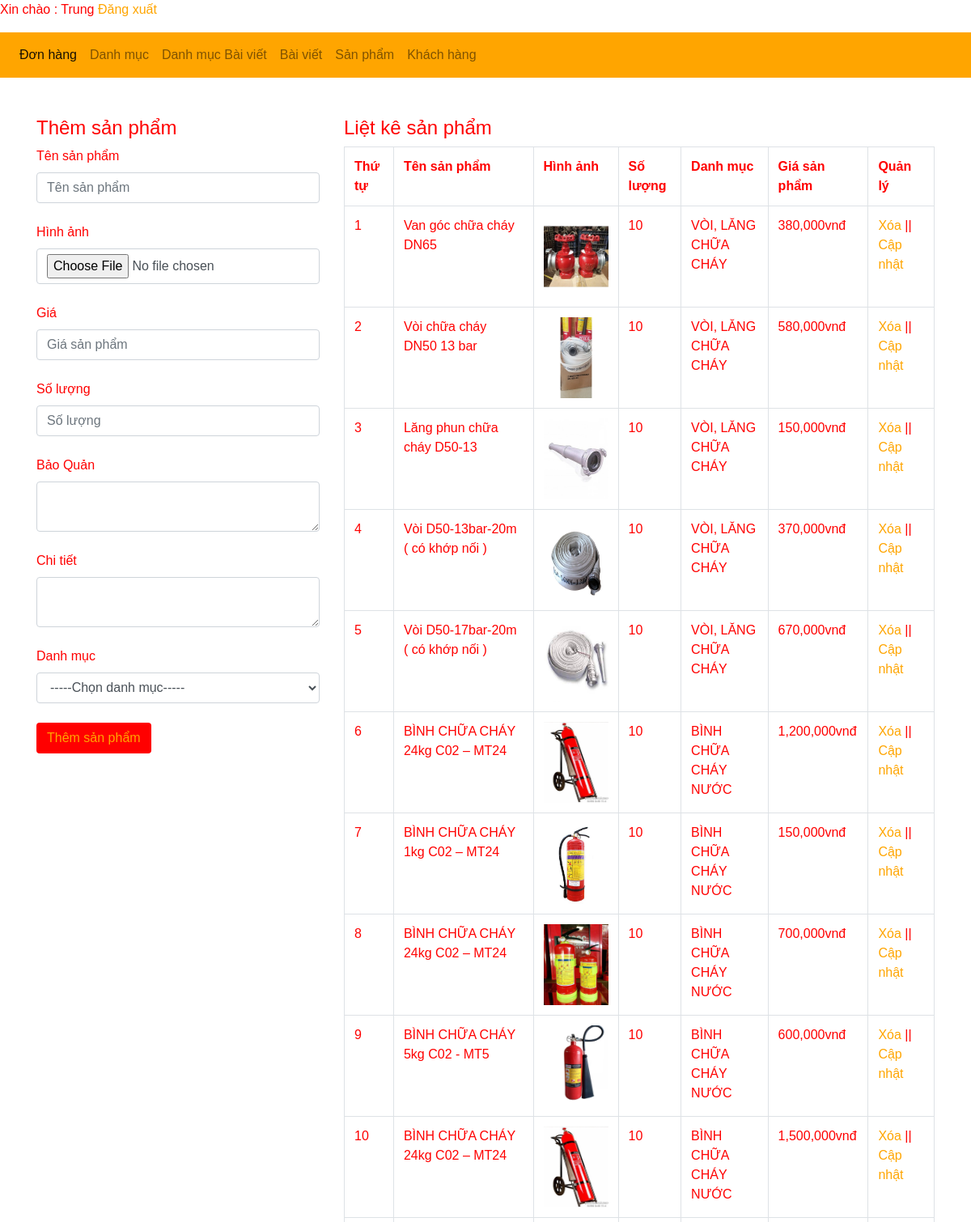
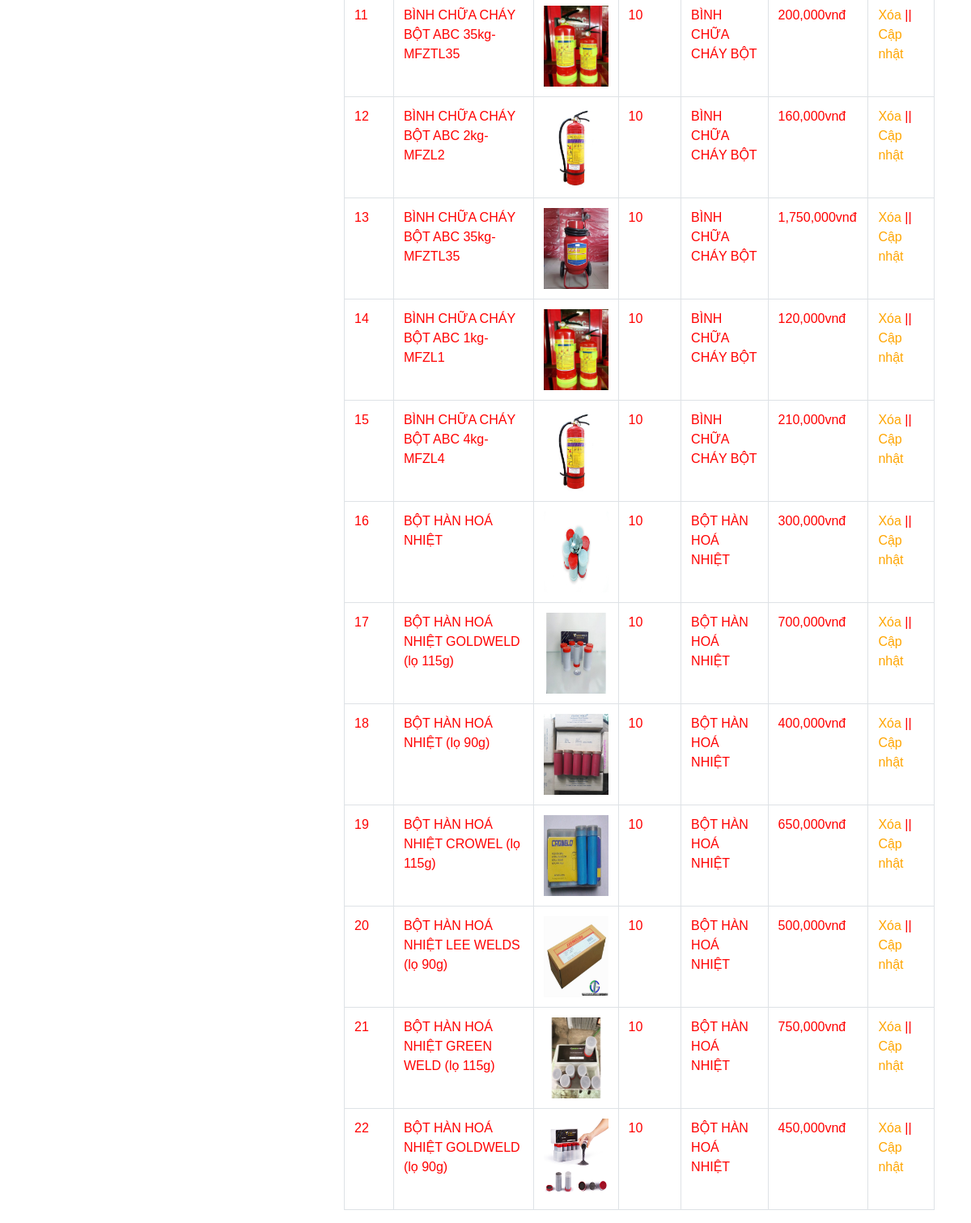
Page /admin/xulysanpham.php (signed in) on the committed database (2 pictures, top to bottom).
### tables this page shows
CREATE TABLE `tbl_sanpham` (
  `sanpham_id` int(11) NOT NULL,
  `cartegory_id` int(11) NOT NULL,
  `sanpham_name` varchar(255) NOT NULL,
  `sanpham_gia` varchar(100) NOT NULL,
  `sanpham_active` int(11) NOT NULL,
  `sanpham_soluong` int(11) NOT NULL,
  `sanpham_images` varchar(100) NOT NULL,
  `sanpham_chitiet` text NOT NULL,
  `sanpham_baoquan` text NOT NULL
);

CREATE TABLE `tbl_cartegory` (
  `cartegory_id` int(11) NOT NULL,
  `cartegory_name` varchar(50) NOT NULL
);

### admin/xulysanpham.php (the view, shortened to what this page needs)
<?php
	include('../db/connect.php');
?>
<!DOCTYPE html>
<html lang="en">
<head>
	<link href="../css/bootstrap.css" rel="stylesheet" type="text/css" media="all" />
	<link rel="stylesheet" type="text/css" href="adminstyle.css">
</head>
<body id="bodyadmin">
	<p>Xin chào : <?php echo $_SESSION['dangnhap'] ?> <a href="?login=dangxuat">Đăng xuất</a></p>
	<nav class="navbar navbar-expand-lg navbar-light thanhcongcu">
	  <div class="collapse navbar-collapse thanhcongcu" id="navbarNav">
	    <ul class="navbar-nav">
	      <li class="nav-item active">
	        <a class="nav-link" href="xulydonhang.php">Đơn hàng <span class="sr-only">(current)</span></a>
	      </li>
	      <li class="nav-item">
	        <a class="nav-link" href="xulydanhmuc.php">Danh mục</a>
	      </li>
	       <li class="nav-item">
	        <a class="nav-link" href="xulydanhmucbaiviet.php">Danh mục Bài viết</a>
	      </li>
	         <li class="nav-item">
	        <a class="nav-link" href="xulybaiviet.php">Bài viết</a>
	      </li>
	      <li class="nav-item">
	        <a class="nav-link" href="xulysanpham.php">Sản phẩm</a>
	      </li>
	       <li class="nav-item">
	        <a class="nav-link" href="xulykhachhang.php">Khách hàng</a>
	      </li>
	    </ul>
	  </div>
	</nav><br><br>
	<div class="container">
		<div class="row">
		<?php
			if(isset($_GET['quanly'])=='capnhat'){
				$id_capnhat = $_GET['capnhat_id'];
				$sql_capnhat = mysqli_query($con,"SELECT * FROM tbl_sanpham WHERE sanpham_id='$id_capnhat'");
				$row_capnhat = mysqli_fetch_array($sql_capnhat);
				$id_category_1 = $row_capnhat['cartegory_id'];
				?>
				<div class="col-md-4">
				<h4>Cập nhật sản phẩm</h4>
				<form action="" method="POST" enctype="multipart/form-data">
					<label>Tên sản phẩm</label>
					<input type="text" class="form-control" name="tensanpham" value="<?php echo $row_capnhat['sanpham_name'] ?>"><br>
					<input type="hidden" class="form-control" name="id_update" value="<?php echo $row_capnhat['sanpham_id'] ?>">
					<label>Hình ảnh</label>
					<input type="file" class="form-control" name="hinhanh"><br>
					<img src="../uploads/<?php echo $row_capnhat['sanpham_images'] ?>" height="80" width="80"><br>
					<label>Giá</label>
					<input type="text" class="form-control" name="giasanpham" value="<?php echo $row_capnhat['sanpham_gia'] ?>"><br>
					<label>Số lượng</label>
					<input type="text" class="form-control" name="soluong" value="<?php echo $row_capnhat['sanpham_soluong'] ?>"><br>
					<label>Bảo quản</label>
					<textarea class="form-control" rows="10" name="mota"><?php echo $row_capnhat['sanpham_baoquan'] ?></textarea><br>
					<label>Chi tiết</label>
					<textarea class="form-control" rows="10" name="chitiet"><?php echo $row_capnhat['sanpham_chitiet'] ?></textarea><br>
					<label>Danh mục</label>
					<?php
					$sql_danhmuc = mysqli_query($con,"SELECT * FROM tbl_cartegory ORDER BY cartegory_id DESC");
					?>
					<select name="danhmuc" class="form-control">
						<option value="0">-----Chọn danh mục-----</option>
						<?php
						while($row_danhmuc = mysqli_fetch_array($sql_danhmuc)){
							if($id_category_1==$row_danhmuc['cartegory_id']){
						?>
						<option selected value="<?php echo $row_danhmuc['cartegory_id'] ?>"><?php echo $row_danhmuc['cartegory_name'] ?></option>
						<?php
							}else{
						?>
						<option value="<?php echo $row_danhmuc['cartegory_id'] ?>"><?php echo $row_danhmuc['cartegory_name'] ?></option>
						<?php
							}
						}
						?>
					</select><br>
					<input type="submit" name="capnhatsanpham" value="Cập nhật sản phẩm" class="btn btn-default" >
					<a href="xulysanpham.php" class="btnthemsanpham">Thêm sản phẩm</a>
				</form>
				</div>
			<?php
			}else{
				?>
				<div class="col-md-4">
				<h4>Thêm sản phẩm</h4>
				<form action="" method="POST" enctype="multipart/form-data">
					<label>Tên sản phẩm</label>
					<input type="text" class="form-control" name="tensanpham" placeholder="Tên sản phẩm"><br>
					<label>Hình ảnh</label>
					<input type="file" class="form-control" name="hinhanh"><br>
					<label>Giá</label>
					<input type="text" class="form-control" name="giasanpham" placeholder="Giá sản phẩm"><br>
					<label>Số lượng</label>
					<input type="text" class="form-control" name="soluong" placeholder="Số lượng"><br>
					<label>Bảo Quản</label>
					<textarea class="form-control" name="mota"></textarea><br>
					<label>Chi tiết</label>
					<textarea class="form-control" name="chitiet"></textarea><br>
					<label>Danh mục</label>
					<select name="danhmuc" class="form-control">
						<option value="0">-----Chọn danh mục-----</option>
					</select><br>
					<input type="submit" name="themsanpham" value="Thêm sản phẩm" class="btn btn-default">
				</form>
				</div>
				<?php
			}
				?>
			<div class="col-md-8">
				<h4>Liệt kê sản phẩm</h4>
				<?php
				$sql_select_sp = mysqli_query($con,"SELECT * FROM tbl_sanpham,tbl_cartegory WHERE tbl_sanpham.cartegory_id=tbl_cartegory.cartegory_id ORDER BY tbl_sanpham.sanpham_id DESC");
				?>
				<table class="table table-bordered ">
					<tr>
						<th>Thứ tự</th>
						<th>Tên sản phẩm</th>
						<th>Hình ảnh</th>
						<th>Số lượng</th>
						<th>Danh mục</th>
						<th>Giá sản phẩm</th>
						<th>Quản lý</th>
					</tr>
					<?php
					$i = 0;
					while($row_sp = mysqli_fetch_array($sql_select_sp)){
						$i++;
					?>
					<tr>
						<td><?php echo $i ?></td>
						<td><?php echo $row_sp['sanpham_name'] ?></td>
						<td><img src="../uploads/<?php echo $row_sp['sanpham_images'] ?>" height="100" width="80"></td>
						<td><?php echo $row_sp['sanpham_soluong'] ?></td>
						<td><?php echo $row_sp['cartegory_name'] ?></td>
						<td><?php echo number_format($row_sp['sanpham_gia']).'vnđ' ?></td>
						<td><a href="?xoa=<?php echo $row_sp['sanpham_id'] ?>">Xóa</a> || <a href="xulysanpham.php?quanly=capnhat&capnhat_id=<?php echo $row_sp['sanpham_id'] ?>">Cập nhật</a></td>
					</tr>
				<?php
					}
					?>
				</table>
			</div>
		</div>
	</div>
</body>
</html>

### admin/adminstyle.css (style rules this page uses)
#bodyadmin { font-family: Arial, Helvetica, sans-serif; color: red; border-color: orange; }
a { color: orange; }
input { color: orange; background-color: red; border-color: orange; }
.thanhcongcu { background-color: orange; }

### rows in the picture
tbl_sanpham: sanpham_name "Van góc chữa cháy DN65", sanpham_images (picture), sanpham_soluong "10", cartegory.cartegory_name "VÒI, LĂNG CHỮA CHÁY", sanpham_gia "380,000"
tbl_sanpham: sanpham_name "Vòi chữa cháy DN50 13 bar", sanpham_images (picture), sanpham_soluong "10", cartegory.cartegory_name "VÒI, LĂNG CHỮA CHÁY", sanpham_gia "580,000"
tbl_sanpham: sanpham_name "Lăng phun chữa cháy D50-13", sanpham_images (picture), sanpham_soluong "10", cartegory.cartegory_name "VÒI, LĂNG CHỮA CHÁY", sanpham_gia "150,000"
tbl_sanpham: sanpham_name "Vòi D50-13bar-20m ( có khớp nối )", sanpham_images (picture), sanpham_soluong "10", cartegory.cartegory_name "VÒI, LĂNG CHỮA CHÁY", sanpham_gia "370,000"
tbl_sanpham: sanpham_name "Vòi D50-17bar-20m ( có khớp nối )", sanpham_images (picture), sanpham_soluong "10", cartegory.cartegory_name "VÒI, LĂNG CHỮA CHÁY", sanpham_gia "670,000"
tbl_sanpham: sanpham_name "BÌNH CHỮA CHÁY 24kg C02 – MT24", sanpham_images (picture), sanpham_soluong "10", cartegory.cartegory_name "BÌNH CHỮA CHÁY NƯỚC", sanpham_gia "1,200,000"
tbl_sanpham: sanpham_name "BÌNH CHỮA CHÁY 1kg C02 – MT24", sanpham_images (picture), sanpham_soluong "10", cartegory.cartegory_name "BÌNH CHỮA CHÁY NƯỚC", sanpham_gia "150,000"
tbl_sanpham: sanpham_name "BÌNH CHỮA CHÁY 24kg C02 – MT24", sanpham_images (picture), sanpham_soluong "10", cartegory.cartegory_name "BÌNH CHỮA CHÁY NƯỚC", sanpham_gia "700,000"
tbl_sanpham: sanpham_name "BÌNH CHỮA CHÁY 5kg C02 - MT5", sanpham_images (picture), sanpham_soluong "10", cartegory.cartegory_name "BÌNH CHỮA CHÁY NƯỚC", sanpham_gia "600,000"
tbl_sanpham: sanpham_name "BÌNH CHỮA CHÁY 24kg C02 – MT24", sanpham_images (picture), sanpham_soluong "10", cartegory.cartegory_name "BÌNH CHỮA CHÁY NƯỚC", sanpham_gia "1,500,000"
tbl_sanpham: sanpham_name "BÌNH CHỮA CHÁY BỘT ABC 35kg-MFZTL35", sanpham_images (picture), sanpham_soluong "10", cartegory.cartegory_name "BÌNH CHỮA CHÁY BỘT", sanpham_gia "200,000"
tbl_sanpham: sanpham_name "BÌNH CHỮA CHÁY BỘT ABC 2kg-MFZL2", sanpham_images (picture), sanpham_soluong "10", cartegory.cartegory_name "BÌNH CHỮA CHÁY BỘT", sanpham_gia "160,000"
tbl_sanpham: sanpham_name "BÌNH CHỮA CHÁY BỘT ABC 35kg-MFZTL35", sanpham_images (picture), sanpham_soluong "10", cartegory.cartegory_name "BÌNH CHỮA CHÁY BỘT", sanpham_gia "1,750,000"
tbl_sanpham: sanpham_name "BÌNH CHỮA CHÁY BỘT ABC 1kg-MFZL1", sanpham_images (picture), sanpham_soluong "10", cartegory.cartegory_name "BÌNH CHỮA CHÁY BỘT", sanpham_gia "120,000"
tbl_sanpham: sanpham_name "BÌNH CHỮA CHÁY BỘT ABC 4kg-MFZL4", sanpham_images (picture), sanpham_soluong "10", cartegory.cartegory_name "BÌNH CHỮA CHÁY BỘT", sanpham_gia "210,000"
tbl_sanpham: sanpham_name "BỘT HÀN HOÁ NHIỆT", sanpham_images (picture), sanpham_soluong "10", cartegory.cartegory_name "BỘT HÀN HOÁ NHIỆT", sanpham_gia "300,000"
tbl_sanpham: sanpham_name "BỘT HÀN HOÁ NHIỆT GOLDWELD (lọ 115g)", sanpham_images (picture), sanpham_soluong "10", cartegory.cartegory_name "BỘT HÀN HOÁ NHIỆT", sanpham_gia "700,000"
tbl_sanpham: sanpham_name "BỘT HÀN HOÁ NHIỆT (lọ 90g)", sanpham_images (picture), sanpham_soluong "10", cartegory.cartegory_name "BỘT HÀN HOÁ NHIỆT", sanpham_gia "400,000"
tbl_sanpham: sanpham_name "BỘT HÀN HOÁ NHIỆT CROWEL (lọ 115g)", sanpham_images (picture), sanpham_soluong "10", cartegory.cartegory_name "BỘT HÀN HOÁ NHIỆT", sanpham_gia "650,000"
tbl_sanpham: sanpham_name "BỘT HÀN HOÁ NHIỆT LEE WELDS (lọ 90g)", sanpham_images (picture), sanpham_soluong "10", cartegory.cartegory_name "BỘT HÀN HOÁ NHIỆT", sanpham_gia "500,000"
tbl_sanpham: sanpham_name "BỘT HÀN HOÁ NHIỆT GREEN WELD (lọ 115g)", sanpham_images (picture), sanpham_soluong "10", cartegory.cartegory_name "BỘT HÀN HOÁ NHIỆT", sanpham_gia "750,000"
tbl_sanpham: sanpham_name "BỘT HÀN HOÁ NHIỆT GOLDWELD (lọ 90g)", sanpham_images (picture), sanpham_soluong "10", cartegory.cartegory_name "BỘT HÀN HOÁ NHIỆT", sanpham_gia "450,000"

### other values in the picture
$_SESSION['dangnhap'] "Trung"
